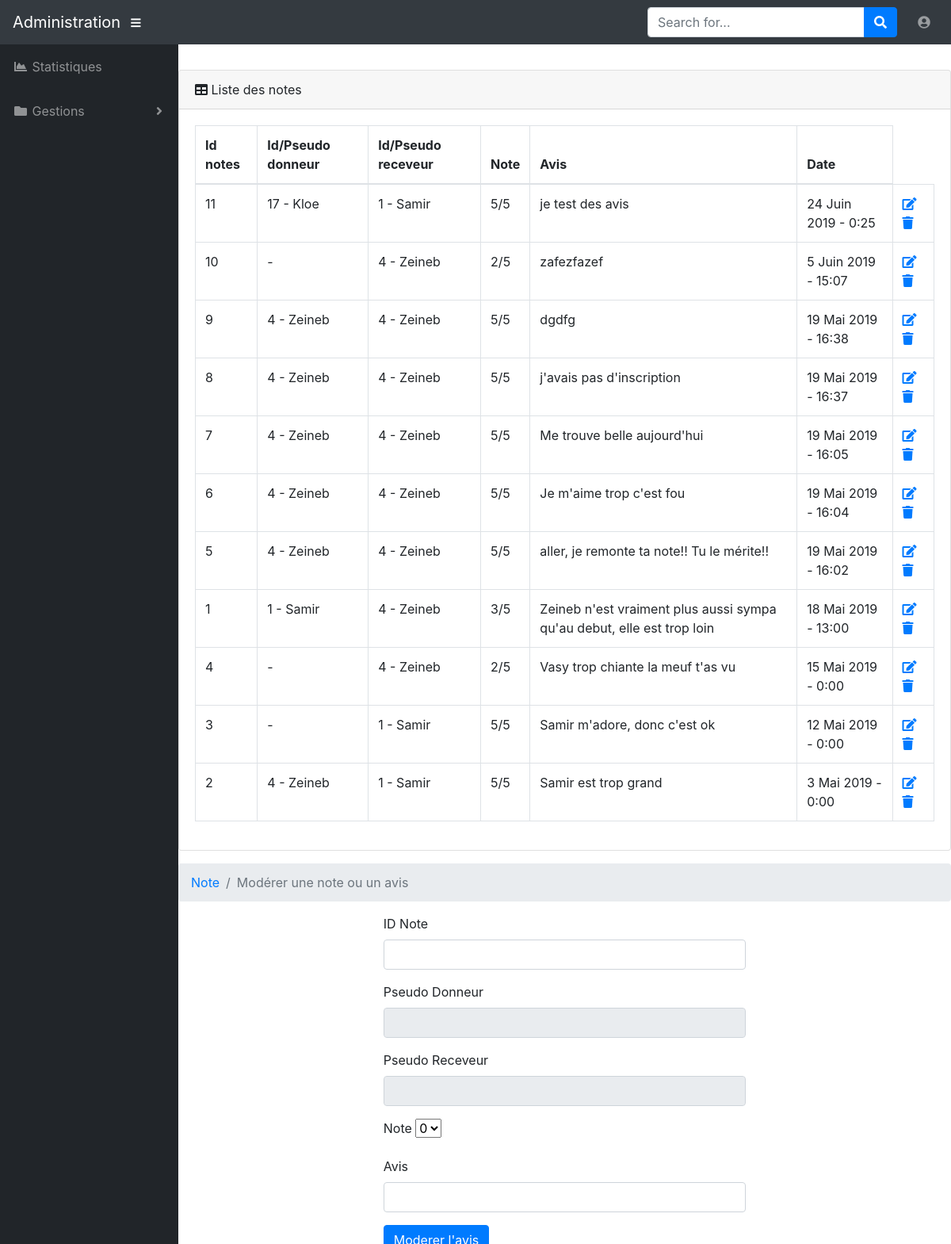
Page /admin/notes.php (signed in) on the committed database.
### tables this page shows
CREATE TABLE `note` (
  `id_note` int(3) NOT NULL,
  `membre_id1` int(3) DEFAULT NULL,
  `membre_id2` int(3) NOT NULL,
  `note` int(3) NOT NULL,
  `avis` text NOT NULL,
  `date_enregistrement` datetime NOT NULL
);

CREATE TABLE `membre` (
  `id_membre` int(11) NOT NULL,
  `pseudo` varchar(255) NOT NULL,
  `mdp` varchar(255) NOT NULL,
  `nom` varchar(255) NOT NULL,
  `prenom` varchar(255) NOT NULL,
  `telephone` varchar(20) NOT NULL,
  `email` varchar(255) NOT NULL,
  `civilite` enum('m','f') NOT NULL,
  `statut` int(1) NOT NULL,
  `date_enregistrement` datetime NOT NULL
);

### inc/function.inc.php (called while the page is built, shortened)
<?php
function numeroDuMois($dateFormatSql){
    $numeroMois = date("j", strtotime($dateFormatSql));
    return $numeroMois;
}
function mois($dateFormatSql){
    $listeMois = ["janvier","fevrier","Mars","Avril", "Mai", "Juin", "Juillet", "Aout", "Septembre", "Octobre", "Novembre", "Decembre"];
    $numeroMois = date("n", strtotime($dateFormatSql));
    return $listeMois[$numeroMois];
}
function annee($dateFormatSql){
    $annee = date("Y", strtotime($dateFormatSql));
    return $annee;
}
function heure($dateFormatSql){
    $heure = date("G", strtotime($dateFormatSql));
    return $heure;
}
function minute($dateFormatSql){
    $minute = date("i", strtotime($dateFormatSql));
    return $minute;
}
function formatStandardTotal($dateFormatSql){
    return numeroDuMois($dateFormatSql) . " " . mois($dateFormatSql) . " " . annee($dateFormatSql) . " - " . heure($dateFormatSql) . ":" . minute($dateFormatSql);
}

### admin/notes.php (the view, shortened to what this page needs)
<?php
include_once('../inc/init.inc.php');
    $infosNotes = $pdo->prepare("SELECT n.id_note, m.pseudo as pseudoDonneur, m.id_membre as idDonneur, a.pseudo as pseudoReceveur, a.id_membre as idReceveur,  n.note, n.avis, n.date_enregistrement
    FROM note n
    LEFT JOIN membre m ON m.id_membre = n.membre_id1
    LEFT JOIN membre a ON a.id_membre = n.membre_id2
    ORDER BY n.date_enregistrement DESC;");
    $infosNotes->execute();
    $lesNotes = $infosNotes->fetchAll(PDO::FETCH_ASSOC);
$inputIdNote = "";
$inputPseudoDonneur = "";
$inputPseudoReceveur = "";
$inputNote = "";
$inputAvis = "";
include_once('inc/header.inc.php');
include_once('inc/nav.inc.php');
?>
<div id="content-wrapper">
    <div class="card mb-3">
        <div class="card-header">
            <i class="fas fa-table"></i>
            Liste des notes
        </div>
        <div class="card-body">
            <div class="table-responsive">
                <table class="table table-bordered" id="dataTable" width="100%" cellspacing="0">
                    <thead>
                        <tr>
                            <th>Id notes</th>
                            <th>Id/Pseudo donneur</th>
                            <th>Id/Pseudo receveur</th>
                            <th>Note</th>
                            <th>Avis</th>
                            <th>Date</th>
                        </tr>
                    </thead>
                    <tbody>
                        <?php
                        foreach($lesNotes as $laNote){
                            echo '<tr>';
                            echo '<td>' . $laNote['id_note'] . '</td>';
                            echo '<td>' . $laNote['idDonneur'] . " - " . ucfirst($laNote['pseudoDonneur']) . '</td>';
                            echo '<td>' . $laNote['idReceveur'] . " - " . ucfirst($laNote['pseudoReceveur']) . '</td>';
                            echo '<td>' . $laNote['note'] . "/5" . '</td>';
                            echo '<td>' . $laNote['avis'] . '</td>';
                            echo '<td>' . formatStandardTotal($laNote['date_enregistrement']) . '</td>';
                            ?>
                            <td>
                                <a href="?modifier=<?php echo $laNote['id_note'] ?>#inputAvis"><i class="fas fa-edit"></i></a>
                                <a href="?supprimer=<?php echo $laNote['id_note'] ?>" onclick="return(confirm('Etes vous sûr ?'))"><i class="fas fa-trash"></i></a>
                            </td>
                            <?php
                            echo '</tr>';
                        }
                        ?>
                    </tbody>
                </table>
            </div>
        </div>
    </div>
    <div class="container-fluid">
        <ol class="breadcrumb">
            <li class="breadcrumb-item">
                <a href="#">Note</a>
            </li>
            <li class="breadcrumb-item active">Modérer une note ou un avis</li>
        </ol>
        <div class="col-6 mx-auto">
            <form action="<?php echo URL . 'admin/notes.php' ?>" method="post">
                <div class="form-group">
                    <label for="nouvelleIdNote">ID Note</label>
                    <input type="text" class="form-control" id="inputIdNote" name="inputIdNote" <?php echo 'value="' . $inputIdNote . '"'; ?>>
                </div>
                <div class="form-group">
                    <label for="inputPseudoAcheteur">Pseudo Donneur</label>
                    <input type="text" class="form-control" id="inputPseudoAcheteur" name="inputPseudoAcheteur" disabled <?php echo 'value="' . $inputPseudoDonneur . '"'; ?>>
                </div>
                <div class="form-group">
                    <label for="inputPseudoVendeur">Pseudo Receveur</label>
                    <input type="text" class="form-control" id="inputPseudoVendeur" name="inputPseudoVendeur" disabled <?php echo 'value="' . $inputPseudoReceveur . '"'; ?>>
                </div>
                <div class="form-group">
                    <label for="inputNote">Note</label>
                    <select name="inputNote" id="inputNote">
                        <option value="0" <?php if (isset($_GET['modifier']) && $inputNote == 0) echo 'selected'; ?>>0</option>
                    </select>
                </div>
                <div class="form-group">
                    <label for="inputAvis">Avis</label>
                    <input type="text" class="form-control" id="inputAvis" name="inputAvis" <?php echo 'value="' . $inputAvis . '"'; ?>>
                </div>
                <button type="submit" class="btn btn-primary" name="validationModeration">Moderer l'avis</button>
            </form>
        </div>
    </div>
</div>
<?php
include_once('inc/footer.inc.php');
?>

### css/style.css (style rules this page uses)
body, html { min-height: 100vh; position: relative; }
.container-fluid { height: 400px; padding: 0; }

### rows in the picture
note: id_note "11", membre_id1.id_membre "17", membre_id1.pseudo "Kloe", membre_id2.id_membre "1", membre_id2.pseudo "Samir", note "5", avis "je test des avis", date_enregistrement "24 Juin 2019 - 0:25"
note: id_note "10", membre_id2.id_membre "4", membre_id2.pseudo "Zeineb", note "2", avis "zafezfazef", date_enregistrement "5 Juin 2019 - 15:07"
note: id_note "9", membre_id2.id_membre "4", membre_id2.pseudo "Zeineb", note "5", avis "dgdfg", date_enregistrement "19 Mai 2019 - 16:38"
note: id_note "8", membre_id2.id_membre "4", membre_id2.pseudo "Zeineb", note "5", avis "j'avais pas d'inscription", date_enregistrement "19 Mai 2019 - 16:37"
note: id_note "7", membre_id2.id_membre "4", membre_id2.pseudo "Zeineb", note "5", avis "Me trouve belle aujourd'hui", date_enregistrement "19 Mai 2019 - 16:05"
note: id_note "6", membre_id2.id_membre "4", membre_id2.pseudo "Zeineb", note "5", avis "Je m'aime trop c'est fou", date_enregistrement "19 Mai 2019 - 16:04"
note: id_note "5", membre_id2.id_membre "4", membre_id2.pseudo "Zeineb", note "5", avis "aller, je remonte ta note!! Tu le mérite!!", date_enregistrement "19 Mai 2019 - 16:02"
note: id_note "1", membre_id1.id_membre "1", membre_id1.pseudo "Samir", membre_id2.id_membre "4", membre_id2.pseudo "Zeineb", note "3", avis "Zeineb n'est vraiment plus aussi sympa qu'au debut, elle est trop loin", date_enregistrement "18 Mai 2019 - 13:00"
note: id_note "4", membre_id2.id_membre "4", membre_id2.pseudo "Zeineb", note "2", avis "Vasy trop chiante la meuf t'as vu", date_enregistrement "15 Mai 2019 - 0:00"
note: id_note "3", membre_id2.id_membre "1", membre_id2.pseudo "Samir", note "5", avis "Samir m'adore, donc c'est ok", date_enregistrement "12 Mai 2019 - 0:00"
note: id_note "2", membre_id1.id_membre "4", membre_id1.pseudo "Zeineb", membre_id2.id_membre "1", membre_id2.pseudo "Samir", note "5", avis "Samir est trop grand", date_enregistrement "3 Mai 2019 - 0:00"
